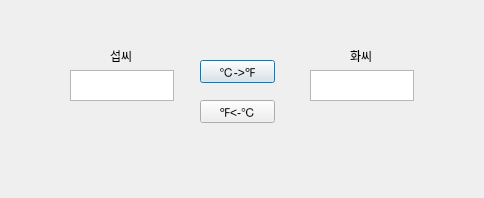
<?xml version="1.0" encoding="UTF-8"?>
<ui version="4.0">
 <class>Dialog</class>
 <widget class="QDialog" name="Dialog">
  <property name="geometry">
   <rect>
    <x>0</x>
    <y>0</y>
    <width>484</width>
    <height>198</height>
   </rect>
  </property>
  <property name="font">
   <font>
    <family>Arial</family>
   </font>
  </property>
  <property name="windowTitle">
   <string>Dialog</string>
  </property>
  <widget class="QTextEdit" name="tmp_textEdit1">
   <property name="geometry">
    <rect>
     <x>70</x>
     <y>70</y>
     <width>104</width>
     <height>31</height>
    </rect>
   </property>
   <property name="font">
    <font>
     <family>Arial</family>
     <pointsize>10</pointsize>
    </font>
   </property>
  </widget>
  <widget class="QTextEdit" name="tmp_textEdit2">
   <property name="geometry">
    <rect>
     <x>310</x>
     <y>70</y>
     <width>104</width>
     <height>31</height>
    </rect>
   </property>
   <property name="font">
    <font>
     <family>Arial</family>
     <pointsize>10</pointsize>
    </font>
   </property>
  </widget>
  <widget class="QPushButton" name="c2f_button">
   <property name="geometry">
    <rect>
     <x>200</x>
     <y>60</y>
     <width>75</width>
     <height>23</height>
    </rect>
   </property>
   <property name="text">
    <string>℃-&gt;℉</string>
   </property>
  </widget>
  <widget class="QPushButton" name="f2c_button">
   <property name="geometry">
    <rect>
     <x>200</x>
     <y>100</y>
     <width>75</width>
     <height>23</height>
    </rect>
   </property>
   <property name="text">
    <string>℉&lt;-℃</string>
   </property>
  </widget>
  <widget class="QLabel" name="label">
   <property name="geometry">
    <rect>
     <x>110</x>
     <y>50</y>
     <width>56</width>
     <height>12</height>
    </rect>
   </property>
   <property name="text">
    <string>섭씨</string>
   </property>
  </widget>
  <widget class="QLabel" name="label_2">
   <property name="geometry">
    <rect>
     <x>350</x>
     <y>50</y>
     <width>56</width>
     <height>12</height>
    </rect>
   </property>
   <property name="text">
    <string>화씨</string>
   </property>
  </widget>
 </widget>
 <resources/>
 <connections/>
</ui>
